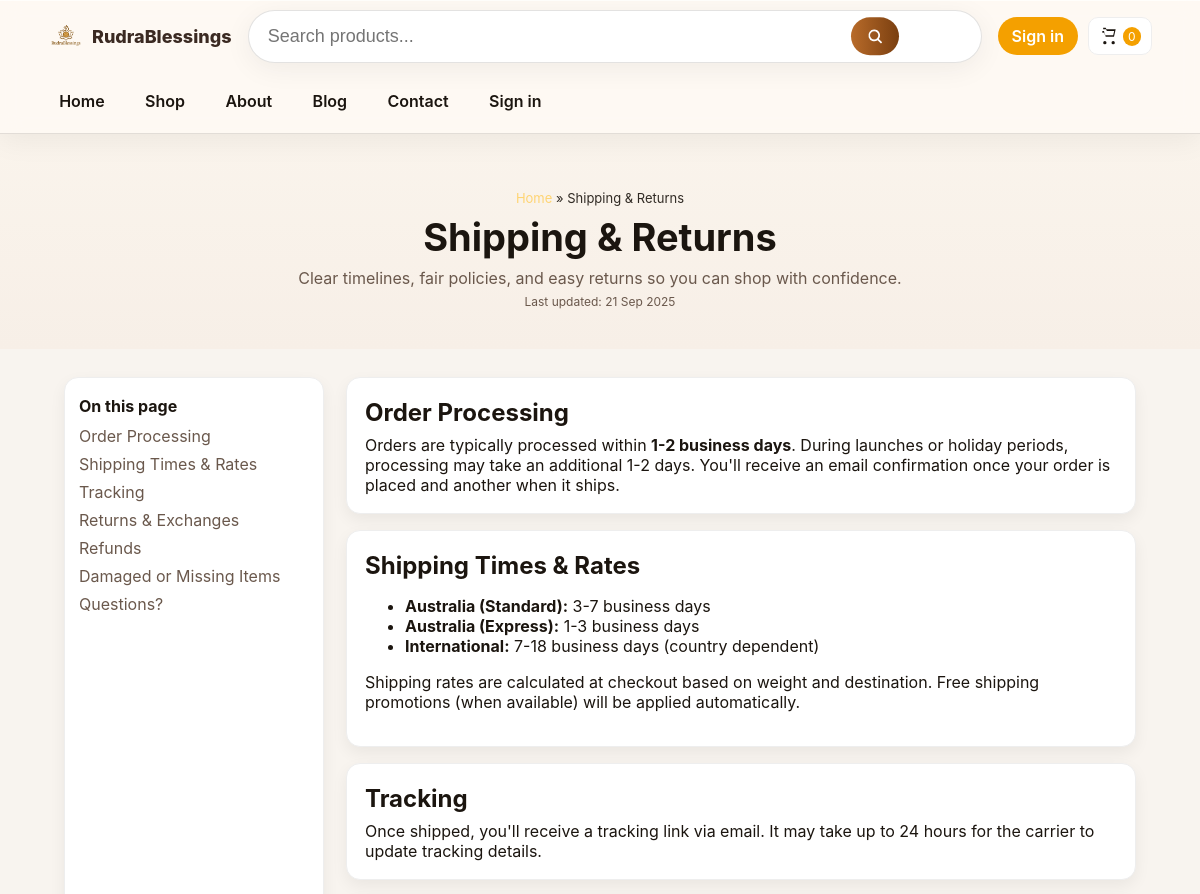
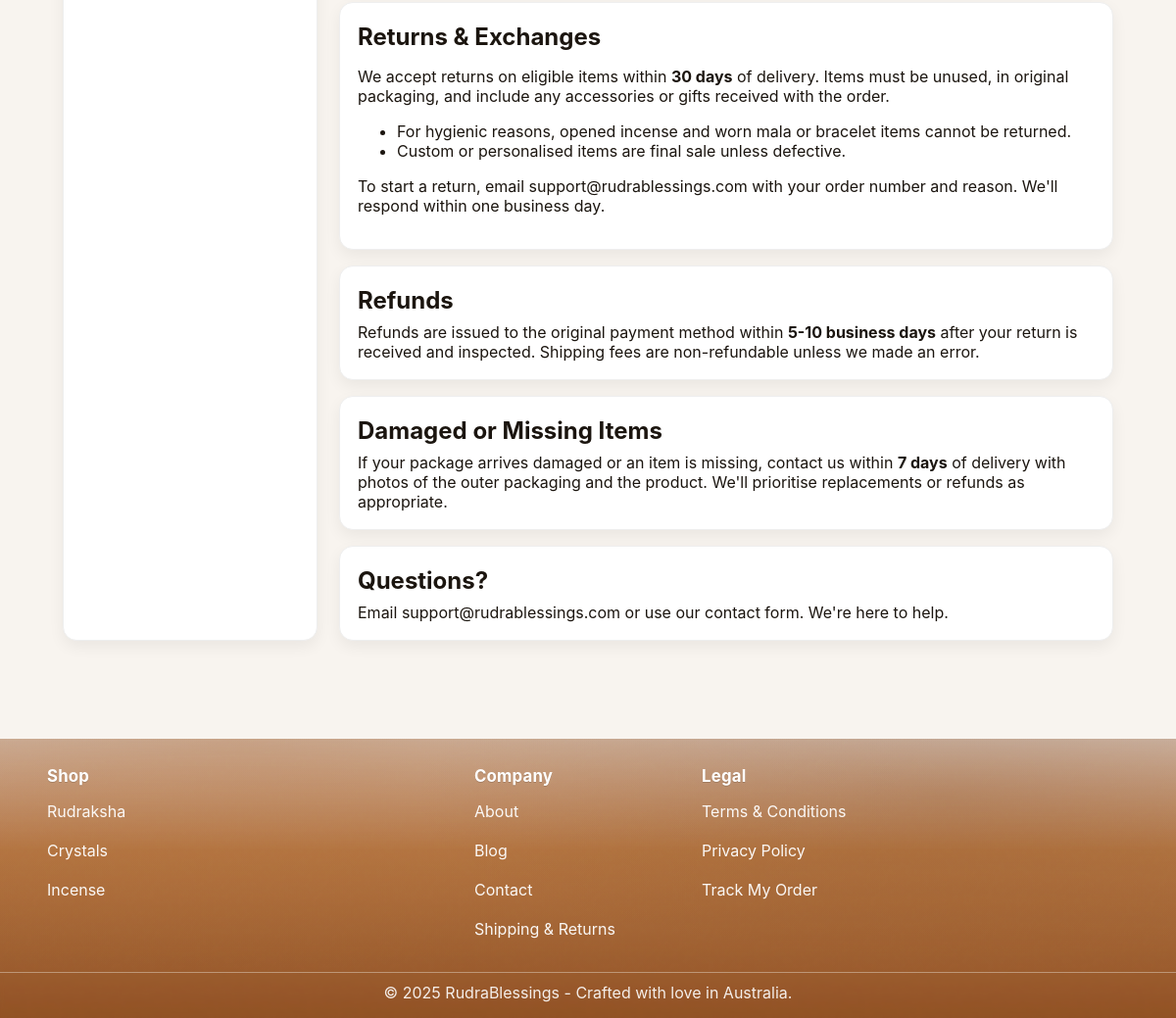
The app's page /shipping.php with its own data (2 pictures, top to bottom).
### tables this page shows
CREATE TABLE `menu_items` (
  `id` int(10) UNSIGNED NOT NULL,
  `menu_key` varchar(40) NOT NULL,
  `label` varchar(120) NOT NULL,
  `url` varchar(255) NOT NULL,
  `sort_order` int(11) NOT NULL DEFAULT 1,
  `is_active` tinyint(1) NOT NULL DEFAULT 1
);

CREATE TABLE `content_blocks` (
  `id` int(10) UNSIGNED NOT NULL,
  `page_slug` varchar(80) NOT NULL,
  `block_key` varchar(80) NOT NULL,
  `title` varchar(255) DEFAULT NULL,
  `subtitle` varchar(255) DEFAULT NULL,
  `body` longtext DEFAULT NULL,
  `media_path` varchar(255) DEFAULT NULL,
  `cta_label` varchar(120) DEFAULT NULL,
  `cta_url` varchar(255) DEFAULT NULL,
  `sort_order` int(11) NOT NULL DEFAULT 1
);

### includes/site.php (called while the page is built, shortened)
<?php
if (!function_exists('rb_settings')) {
    function rb_settings(PDO $pdo): array
    {
        $settings = [];
        $stmt = $pdo->query('SELECT setting_key, setting_value FROM site_settings');
        foreach ($stmt as $row) {
            $settings[$row['setting_key']] = $row['setting_value'];
        }
        return $settings;
    }
}
if (!function_exists('rb_asset')) {
    function rb_asset(string $path): string
    {
        $version = defined('RB_ASSET_VERSION') ? RB_ASSET_VERSION : '1';
        $separator = str_contains($path, '?') ? '&' : '?';
        return $path . $separator . 'v=' . rawurlencode($version);
    }
}
if (!function_exists('rb_menu')) {
    function rb_menu(PDO $pdo, string $menuKey = 'primary'): array
    {
        $stmt = $pdo->prepare('SELECT label, url, sort_order FROM menu_items WHERE menu_key = :key AND is_active = 1 ORDER BY sort_order ASC');
        $stmt->execute(['key' => $menuKey]);
        $items = $stmt->fetchAll(\PDO::FETCH_ASSOC) ?: [];
        return $items;
    }
}
if (!function_exists('rb_block')) {
    function rb_block(PDO $pdo, string $pageSlug, string $blockKey): ?array
    {
        $stmt = $pdo->prepare('SELECT title, subtitle, body, media_path, cta_label, cta_url FROM content_blocks WHERE page_slug = :page AND block_key = :block LIMIT 1');
        $stmt->execute([
            'page' => $pageSlug,
            'block' => $blockKey,
        ]);
        $block = $stmt->fetch();
        return $block ?: null;
    }
}
if (!function_exists('rb_blocks')) {
    function rb_blocks(PDO $pdo, string $pageSlug): array
    {
        $stmt = $pdo->prepare('SELECT block_key, title, subtitle, body, media_path, cta_label, cta_url, sort_order FROM content_blocks WHERE page_slug = :page ORDER BY sort_order ASC, id ASC');
        $stmt->execute(['page' => $pageSlug]);
        $blocks = [];
        foreach ($stmt->fetchAll() ?: [] as $block) {
            $key = (string)($block['block_key'] ?? '');
            $blocks[$key] = $block;
        }
        return $blocks;
    }
}
if (!function_exists('rb_escape')) {
    function rb_escape(?string $value): string
    {
        return htmlspecialchars($value ?? '', ENT_QUOTES, 'UTF-8');
    }
}
if (!function_exists('rb_trusted_html')) {
    function rb_trusted_html(?string $value): string
    {
        return $value !== null ? (string)$value : '';
    }
}
if (!function_exists('rb_format_date')) {
    function rb_format_date(?string $dateValue, string $format = 'd M Y'): ?string
    {
        $date = date_create($dateValue);
        return $date->format($format);
    }
}

### includes/auth.php (called while the page is built, shortened)
<?php
if (!function_exists('rb_auth_current_user')) {
    function rb_auth_current_user(\PDO $pdo): ?array
    {
        if (!isset($_SESSION['user_id'])) {
            return null;
        }
        $stmt = $pdo->prepare('SELECT * FROM users WHERE id = :id LIMIT 1');
        $stmt->execute(['id' => $_SESSION['user_id']]);
        $user = $stmt->fetch(\PDO::FETCH_ASSOC) ?: null;
        return $user;
    }
}

### includes/app.php (called while the page is built, shortened)
<?php
require_once __DIR__ . '/site.php';
require_once __DIR__ . '/auth.php';
require_once __DIR__ . '/promos.php';
if (!isset($pdo) || !($pdo instanceof \PDO)) {
    $pdo = rb_db();
}
$settings = rb_settings($pdo);
$brandName = $settings['brand.name'] ?? 'RudraBlessings';
$menuItems = rb_menu($pdo);
$footerBlock = rb_block($pdo, 'footer', 'legal');
$footerMenus = [
    [
        'title' => trim((string)($settings['footer.shop.title'] ?? 'Shop')),
        'items' => rb_menu($pdo, 'footer_shop'),
    ],
    [
        'title' => trim((string)($settings['footer.company.title'] ?? 'Company')),
        'items' => rb_menu($pdo, 'footer_company'),
    ],
    [
        'title' => trim((string)($settings['footer.legal.title'] ?? 'Legal')),
        'items' => rb_menu($pdo, 'footer_legal'),
    ],
];
$footerMenus = array_values(array_filter($footerMenus, static function (array $menu): bool {
    $title = trim((string)($menu['title'] ?? ''));
    $items = $menu['items'] ?? [];
    return $title !== '' || !empty($items);
}));
$currentUser = rb_auth_current_user($pdo);
$isLoggedIn = (bool)$currentUser;

### shipping.php (the view, shortened to what this page needs)
<?php
require __DIR__ . '/includes/app.php';
$currentPath = 'shipping.php';
$shippingBlocks = rb_blocks($pdo, 'shipping');
$shippingHero = $shippingBlocks['hero'] ?? [];
unset($shippingBlocks['hero']);
$shippingSections = $shippingBlocks;
$shippingUpdatedAt = rb_format_date($settings['shipping.last_updated'] ?? null);
$shippingTitle = $shippingHero['title'] ?? 'Shipping & Returns';
$shippingSubtitle = $shippingHero['subtitle'] ?? 'Clear timelines, fair policies, and easy returns so you can shop with confidence.';
?>
<!DOCTYPE html>
<html lang="en">
<head>
  <link rel="stylesheet" href="<?= rb_asset('css/style.css') ?>">
  <link rel="stylesheet" href="<?= rb_asset('css/pages.css') ?>">
</head>
<body data-user="<?= $isLoggedIn ? '1' : '0' ?>">
  <?php include __DIR__ . '/includes/header.php'; ?>
  <section class="contact-hero">
    <div class="wrap">
      <nav class="breadcrumbs"><a href="index.php">Home</a> &raquo; <span><?= rb_escape($shippingTitle) ?></span></nav>
      <h1><?= rb_escape($shippingTitle) ?></h1>
      <?php if ($shippingSubtitle): ?>
        <p><?= rb_escape($shippingSubtitle) ?></p>
      <?php endif; ?>
      <?php if ($shippingUpdatedAt): ?>
        <p class="tiny-note" style="margin-top:6px;">Last updated: <?= rb_escape($shippingUpdatedAt) ?></p>
      <?php endif; ?>
    </div>
  </section>
  <section class="container" style="padding:28px 16px 60px;">
    <div class="policy-grid">
      <aside class="policy-nav">
        <h4>On this page</h4>
        <ul>
          <?php
          foreach ($shippingSections as $key => $section):
              $title = trim((string)($section['title'] ?? ''));
              $anchor = preg_replace('/[^a-z0-9]+/i', '-', (string)$key);
              $anchor = trim((string)$anchor, '-');
              ?>
              <li><a href="#<?= rb_escape($anchor) ?>"><?= rb_escape($title) ?></a></li>
          <?php endforeach; ?>
        </ul>
      </aside>
      <article class="policy-body">
        <?php
        foreach ($shippingSections as $key => $section):
            $title = trim((string)($section['title'] ?? ''));
            $body = $section['body'] ?? '';
            $anchor = preg_replace('/[^a-z0-9]+/i', '-', (string)$key);
            $anchor = trim((string)$anchor, '-');
            ?>
            <section id="<?= rb_escape($anchor) ?>" class="policy-card">
              <?php if ($title !== ''): ?>
                <h2><?= rb_escape($title) ?></h2>
              <?php endif; ?>
              <?= rb_trusted_html($body) ?>
            </section>
        <?php endforeach; ?>
      </article>
    </div>
  </section>
  <?php include __DIR__ . '/includes/footer.php'; ?>
</body>
</html>

### includes/header.php (shortened to what this page needs)
<?php
$cartCount = isset($cartCount) ? (int)$cartCount : 0;
$headerBrand = $brandName ?? 'RudraBlessings';
$navItems = $menuItems ?? [];
$navCurrent = $currentPath ?? '';
$avatar = $avatarMeta ?? ['url' => 'media/logo.png', 'alt' => 'Profile picture', 'label' => 'My Profile'];
$isSignedIn = $isLoggedIn ?? false;
$headerSearchAction = $headerSearchAction ?? 'shop.php';
$headerSearchValue = $headerSearchValue ?? '';
?>
<header class="rb-header glass">
  <div class="header-top container">
    <a href="index.php" class="rb-brand">
      <img src="media/logo.png" alt="<?= rb_escape($headerBrand) ?>"><span class="brand-text"><?= rb_escape($headerBrand) ?></span>
    </a>
    <form class="rb-search" action="<?= rb_escape($headerSearchAction) ?>" method="get">
      <input id="rbSearch" name="search" type="search" placeholder="Search products..." value="<?= rb_escape($headerSearchValue) ?>">
      <button class="rb-go" aria-label="Search">
        <svg viewBox="0 0 24 24" aria-hidden="true" focusable="false">
          <path d="M11 4a7 7 0 0 1 5.52 11.3l4.09 4.1-1.42 1.42-4.1-4.09A7 7 0 1 1 11 4zm0 2a5 5 0 1 0 0 10 5 5 0 0 0 0-10z" />
        </svg>
      </button>
    </form>
    <div class="header-icons">
      <?php if ($isSignedIn): ?>
        <a href="profile.php" title="<?= rb_escape($avatar['label']) ?>" id="profileBtn" class="icon-btn profile-avatar" aria-label="<?= rb_escape($avatar['label']) ?>">
          <img src="<?= rb_escape($avatar['url']) ?>" alt="<?= rb_escape($avatar['alt']) ?>">
        </a>
      <?php else: ?>
        <a href="signin.php" id="profileBtn" class="btn header-signin" title="Sign in" aria-label="Sign in">Sign in</a>
      <?php endif; ?>
      <a href="cart.php" class="icon-btn cart-icon" id="openCart" aria-label="View cart">
        <svg viewBox="0 0 24 24" aria-hidden="true" focusable="false">
          <path d="M7 4h-2V2h3l1 2h11l-2 9H8l-1.2-5H4V6h2l1.2 5H17l1.2-5H9.4l-1-2zm0 14a2 2 0 1 1 .01 4A2 2 0 0 1 7 18zm10 0a2 2 0 1 1 .01 4A2 2 0 0 1 17 18z" />
        </svg>
        <span id="cart-count"><?= $cartCount ?></span>
      </a>
    </div>
  </div>
  <nav class="rb-nav container" id="rbNav">
    <?php foreach ($navItems as $item): ?>
      <?php
      $label = (string)($item['label'] ?? '');
      $url = (string)($item['url'] ?? '#');
      $itemPath = basename(parse_url($url, PHP_URL_PATH) ?? '');
      $active = $itemPath === $navCurrent;
      ?>
      <a href="<?= rb_escape($url) ?>"<?= $active ? ' class="active" aria-current="page"' : '' ?>><?= rb_escape($label) ?></a>
    <?php endforeach; ?>
  </nav>
</header>

### includes/footer.php (shortened to what this page needs)
<?php
$footerMenus = $footerMenus ?? [];
$footerBlock = $footerBlock ?? null;
$brandName = $brandName ?? 'RudraBlessings';
$year = (int)date('Y');
$defaultFooter = sprintf('&copy; %d %s - Crafted with love in Australia.', $year, rb_escape($brandName));
?>
<footer class="rb-footer">
  <div class="container footer-grid">
    <?php foreach ($footerMenus as $menu): ?>
      <?php
      $title = trim((string)($menu['title'] ?? ''));
      $items = is_array($menu['items'] ?? null) ? $menu['items'] : [];
      ?>
      <div>
        <?php if ($title !== ''): ?>
          <h4><?= rb_escape($title) ?></h4>
        <?php endif; ?>
        <?php if (!empty($items)): ?>
          <ul>
            <?php foreach ($items as $item): ?>
              <?php
              $label = trim((string)($item['label'] ?? ''));
              $url = (string)($item['url'] ?? '#');
              ?>
              <li><a href="<?= rb_escape($url) ?>"><?= rb_escape($label) ?></a></li>
            <?php endforeach; ?>
          </ul>
        <?php endif; ?>
      </div>
    <?php endforeach; ?>
  </div>
  <div class="copyright">
    <?= rb_trusted_html($footerBlock['body'] ?? $defaultFooter) ?>
  </div>
</footer>

### css/pages.css (style rules this page uses)
.breadcrumbs { font-size: 13px; opacity: .9; margin-bottom: 8px }
.breadcrumbs a { color: #ffd166 }
.contact-hero { background: linear-gradient(180deg, #faf4ec 0, #f7efe7 100%); padding: 56px 16px 40px; text-align: center; }
.contact-hero .wrap { max-width: 900px; margin: 0 auto; }
.contact-hero h1 { font-size: clamp(28px, 4vw, 38px); margin: 0 0 8px; }
.contact-hero p { color: #6a584c; margin: 0; }
.tiny-note { color: #7a6a5e; font-size: 12px; }

### records on screen
menu_items: label "Home"
menu_items: label "Shop"
menu_items: label "About"
menu_items: label "Blog"
menu_items: label "Contact"
menu_items: label "Sign in"
content_blocks: title "Shipping & Returns", subtitle "Clear timelines, fair policies, and easy returns so you can shop with confidence."
content_blocks: title "Order Processing", body "Orders are typically processed within 1-2 business days . During launches or holiday periods, processing may take an additional 1-2 days. You'll receive an email confirmation once your order is placed and another when it ships."
content_blocks: title "Shipping Times & Rates", body "Australia (Standard): 3-7 business days Australia (Express): 1-3 business days International: 7-18 business days (country dependent) Shipping rates are calculated at checkout based on weight and destination. Free shipping promotions (when available) will be applied automatically."
content_blocks: title "Tracking", body "Once shipped, you'll receive a tracking link via email. It may take up to 24 hours for the carrier to update tracking details."
content_blocks: title "Returns & Exchanges", body "We accept returns on eligible items within 30 days of delivery. Items must be unused, in original packaging, and include any accessories or gifts received with the order. For hygienic reasons, opened incense and worn mala or bracelet items cannot be returned. Custom or personalised items are final sale unless defective. To start a return, email support@rudrablessings.com with your order number and reason. We'll respond within one business day."
content_blocks: title "Refunds", body "Refunds are issued to the original payment method within 5-10 business days after your return is received and inspected. Shipping fees are non-refundable unless we made an error."
content_blocks: title "Damaged or Missing Items", body "If your package arrives damaged or an item is missing, contact us within 7 days of delivery with photos of the outer packaging and the product. We'll prioritise replacements or refunds as appropriate."
content_blocks: title "Questions?", body "Email support@rudrablessings.com or use our contact form . We're here to help."
menu_items: label "Rudraksha"
menu_items: label "Crystals"
menu_items: label "Incense"
menu_items: label "About"
menu_items: label "Blog"
menu_items: label "Contact"
menu_items: label "Shipping & Returns"
menu_items: label "Terms & Conditions"
menu_items: label "Privacy Policy"
menu_items: label "Track My Order"
content_blocks: body "© 2025 RudraBlessings - Crafted with love in Australia."

### other values on screen
rb_escape($headerBrand) "RudraBlessings"
$cartCount "0"
rb_escape($shippingUpdatedAt) "21 Sep 2025"
rb_escape($title) "Shop"
rb_escape($title) "Company"
rb_escape($title) "Legal"
